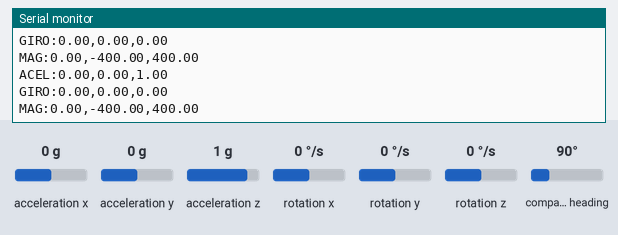
Simulated run of this sketch. Board: Arduino Uno, built with avr-gcc and run on an emulated ATmega328P. On the bench: the last lines printed to the serial monitor. Wiring (inferred from the names in the program): HMC5883L compass at I2C address 0x1E; ADXL345 accelerometer at I2C address 0x53; ITG-3200 gyroscope at I2C address 0x68. The test bench sets the inputs (shaded band); at power-on: acceleration x 0 g, compass heading 90°, acceleration y 0 g, acceleration z 1 g, rotation x 0 °/s, rotation y 0 °/s, rotation z 0 °/s.

Above: at 3.5 s.
3.6 s: acceleration x set to -1.4 g
At 3.64 s:
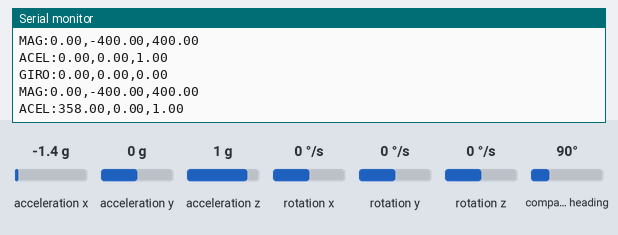
6.6 s: compass heading set to 7°
At 6.76 s:
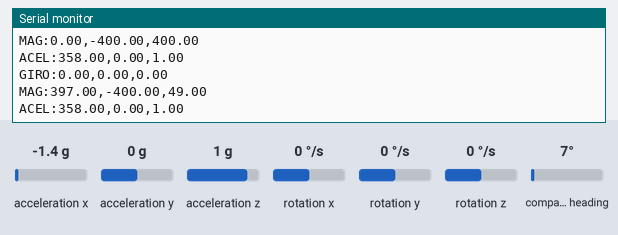
9.6 s: acceleration y set to -1.4 g
At 9.69 s:
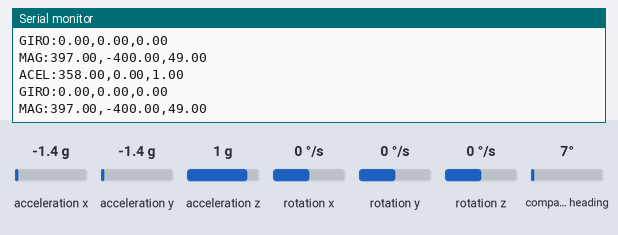
12.6 s: acceleration x set to 0.8 g
At 12.69 s:
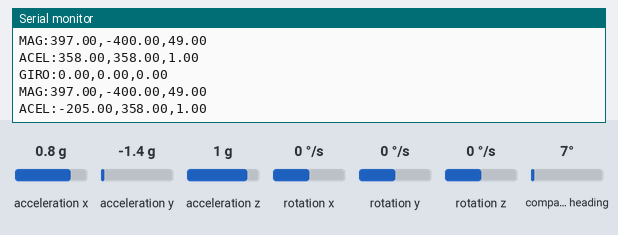
15.6 s: acceleration z set to -1.4 g
At 15.7 s:
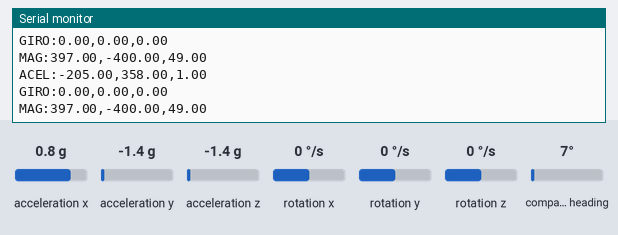
17.1 s: rotation x set to -192 °/s
At 17.2 s:
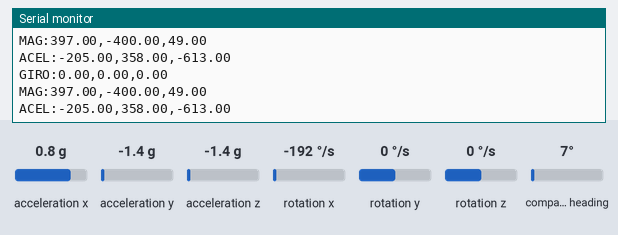
Timing chart, 0 to 20.1 s (numbered marks = the images above; inputs shaded):
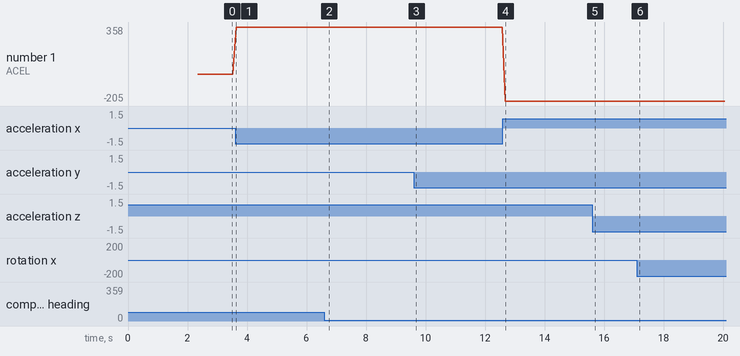

Measured:
- after the input at 3.6 s, the serial monitor: prints a new line at once (image 1)
- after the input at 6.6 s, the serial monitor: prints a new line after 0.09 s (image 2)
- after the input at 12.6 s, the serial monitor: prints a new line after 0.08 s (image 4)
- plotted number 1: 0 → 358 after the input at 3.6 s, 358 → -205 after the input at 12.6 s

The sketch:

Arduino_code.ino
```cpp
#include <Wire.h>

// Gyro
//
#define ITG3205_ADDR 0x68    // The address of ITG3205
#define ITG3205_X_ADDR 0x1D  // Start address for x-axis
#define SCALING_FACTOR 13     // Scaling factor - used when converting to angle

// Accelerometer
//
#define ADXL345_ADDR (0x53)  // The adress of ADXL345
#define ADXL345_X_ADDR (0x32)// Start address for x-axis
#define ACC_SENS 256         // Sensitivity. 13 bit adc, +/- 16 g. Calculated as: (2^13)/(16*2)
#define ASSUME_1G_ACC 0      // Assuming the total gravitation is 1. True if only earth gravitation has influence.


// Magnetometer
//
#define HMC_ADDR 0x1E        // The address of HMC5883
#define HMC_X_ADDR (0x03)    // Start address for x-axis.
#define SAMPLERATE 128       // Samplerate of sensors (in hz, samples per second)


#define DEBUG

unsigned char ADXL345_ID = 0;
unsigned char ITG3205_ID = 0;
unsigned char HMC_ID = 0;

byte sensorBuffer[10];
long accRaw[3];              // Raw readings from accelerometer
float accG[3];               // G-force in each direction
float accAngle[3];           // Measured angle from accelerometer
float R;                     // Unit vector - total G.

float gyroRaw[3];            // Raw readings from gyro
float angle[3];              // Angle from gyro
float angleRaw[3];           // Temp for angle-calculation

float magRaw[3];             // Raw readings from magnetometer
float magAngle[3];           // Measured angles from magnetometer
float mx = 0;                // Calculated magnetometer value in x-direction with pan/tilt compensation
float my = 0;                // Calculated magnetometer value in y-direction with pan/tilt compensation

long accOffset[3] = {0, 0, 0};
float gyroOff[3] = {0, 0, 0};

void setup() {
  Wire.begin();
  InitSensors();
  Calibrate();
  Serial.begin(9600);

}

void loop() {

  UpdateSensors();
  AccelCalc();

#ifdef DEBUG
  Serial.print("ACEL:");
  Serial.print(accG[0]);
  Serial.print(",");
  Serial.print(accG[1]);
  Serial.print(",");
  Serial.println(accG[2]);


  Serial.print("GIRO:");
  Serial.print(gyroRaw[0]);
  Serial.print(",");
  Serial.print(gyroRaw[1]);
  Serial.print(",");
  Serial.println(gyroRaw[2]);


  Serial.print("MAG:");
  Serial.print(magRaw[0]);
  Serial.print(",");
  Serial.print(magRaw[1]);
  Serial.print(",");
  Serial.println(magRaw[2]);

  delay(100);

#endif

}


void InitSensors()
{
  ReadFromI2C(ITG3205_ADDR, 0x00, 1);
  ITG3205_ID = sensorBuffer[0];

  ReadFromI2C(ADXL345_ADDR, 0x00, 1);
  ADXL345_ID = sensorBuffer[0];

  // Accelerometer increase G-range (+/- 16G)
  WriteToI2C(ADXL345_ADDR, 0x31, 0b00001011);
  ReadFromI2C(HMC_ADDR, 0x00, 1);
  HMC_ID = sensorBuffer[0];

  WriteToI2C(ITG3205_ADDR, 22, 24);

  //  ADXL345 POWER_CTL
  WriteToI2C(ADXL345_ADDR, 0x2D, 0);
  WriteToI2C(ADXL345_ADDR, 0x2D, 16);
  WriteToI2C(ADXL345_ADDR, 0x2D, 8);

  // HMC5883
  // Run in continuous mode
  WriteToI2C(HMC_ADDR, 0x02, 0x00);
}


// Function used to write to I2C:
void WriteToI2C(int device, byte address, byte val)
{
  Wire.beginTransmission(device);
  Wire.write(address);
  Wire.write(val);
  Wire.endTransmission();
}

// Function to read from I2C
void ReadFromI2C(int device, char address, char bytesToRead)
{
  Wire.beginTransmission(device);
  Wire.write(address);
  Wire.endTransmission();

  Wire.beginTransmission(device);
  Wire.requestFrom(device, bytesToRead);

  char i = 0;
  while ( Wire.available() )
  {
    sensorBuffer[i++] = Wire.read();
  }
  Wire.endTransmission();
}

void UpdateSensors()
{

  // Read x, y, z acceleration, pack the data.
  ReadFromI2C(ADXL345_ADDR, ADXL345_X_ADDR, 6);
  accRaw[0] = ((int)sensorBuffer[0] | ((int)sensorBuffer[1] << 8)) * -1;
  accRaw[1] = ((int)sensorBuffer[2] | ((int)sensorBuffer[3] << 8)) * -1;
  accRaw[2] = (int)sensorBuffer[4] | ((int)sensorBuffer[5] << 8);


  // Read x, y, z from gyro, pack the data
  ReadFromI2C(ITG3205_ADDR, ITG3205_X_ADDR, 6);
  gyroRaw[0] = (int)sensorBuffer[1] | ((int)sensorBuffer[0] << 8);
  gyroRaw[1] = ( (int)sensorBuffer[3] | ((int)sensorBuffer[2] << 8) ) * -1;
  gyroRaw[2] = ( (int)sensorBuffer[5] | ((int)sensorBuffer[4] << 8) ) * -1;


  // Read x, y, z from magnetometer;
  ReadFromI2C(HMC_ADDR, HMC_X_ADDR, 6);
  for (unsigned char i = 0; i < 3; i++)
  {
    magRaw[i] = (int)sensorBuffer[(i * 2) + 1] | ((int)sensorBuffer[i * 2] << 8);
  }
}

void AccelCalc() {
  accG[0] = (float)accRaw[0] - accOffset[0];
  accG[1] = (float)accRaw[1] - accOffset[1];
  accG[2] = (float)accRaw[2] - accOffset[2];
}

void Calibrate() {
  delay(1000);

  accOffset[0] = 0;
  accOffset[1] = 0;
  accOffset[2] = 0;

  gyroOff[0] = 0;
  gyroOff[1] = 0;
  gyroOff[2] = 0;

  for (int i = 0; i < 100; i++) {
    UpdateSensors();
    accOffset[0] += accRaw[0];
    accOffset[1] += accRaw[1];
    accOffset[2] += accRaw[2] - 1;

    gyroOff[0] += gyroRaw[0];
    gyroOff[1] += gyroRaw[1];
    gyroOff[2] += gyroRaw[2];
    delay(10);
  }

  accOffset[0] = accOffset[0] / 100;
  accOffset[1] = accOffset[1] / 100;
  accOffset[2] = accOffset[2] / 100;

  gyroOff[0] = gyroOff[0] / 100;
  gyroOff[1] = gyroOff[1] / 100;
  gyroOff[2] = gyroOff[2] / 100;

}
```
